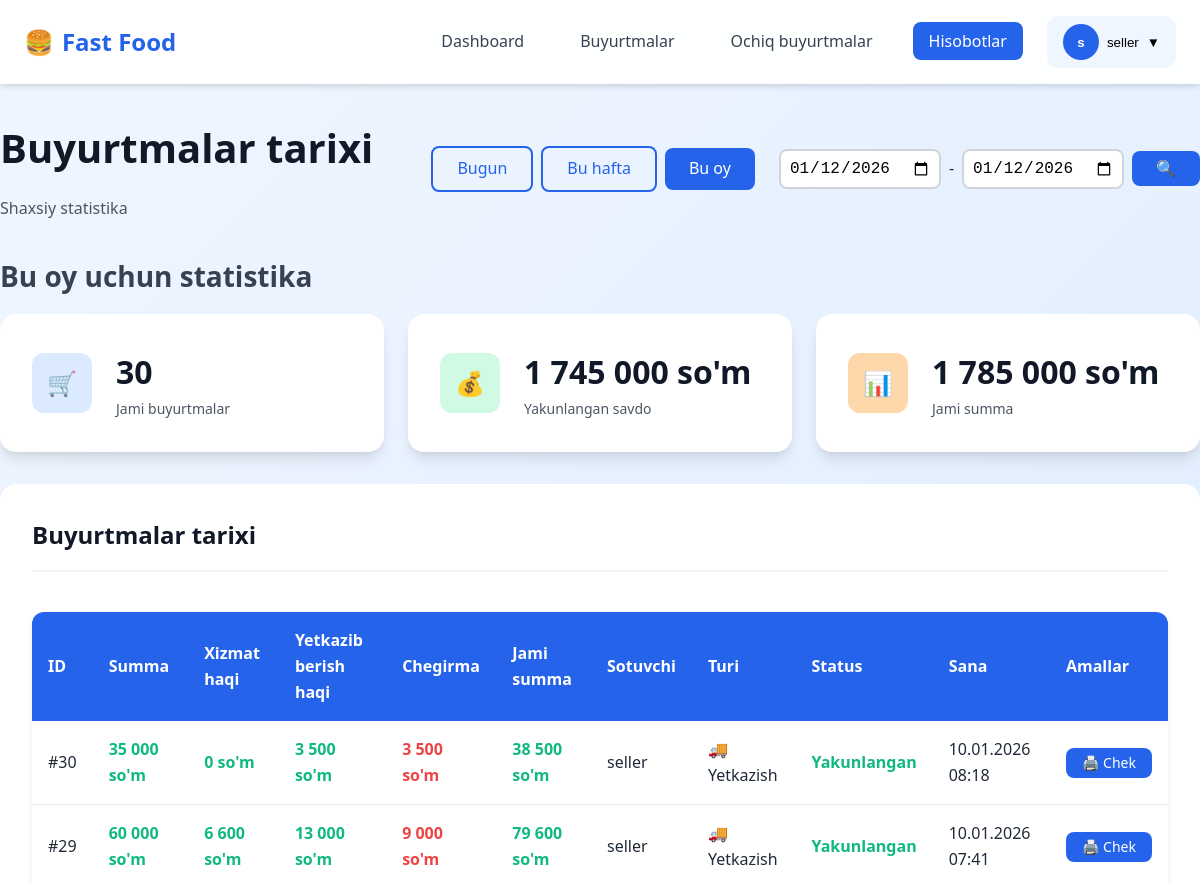
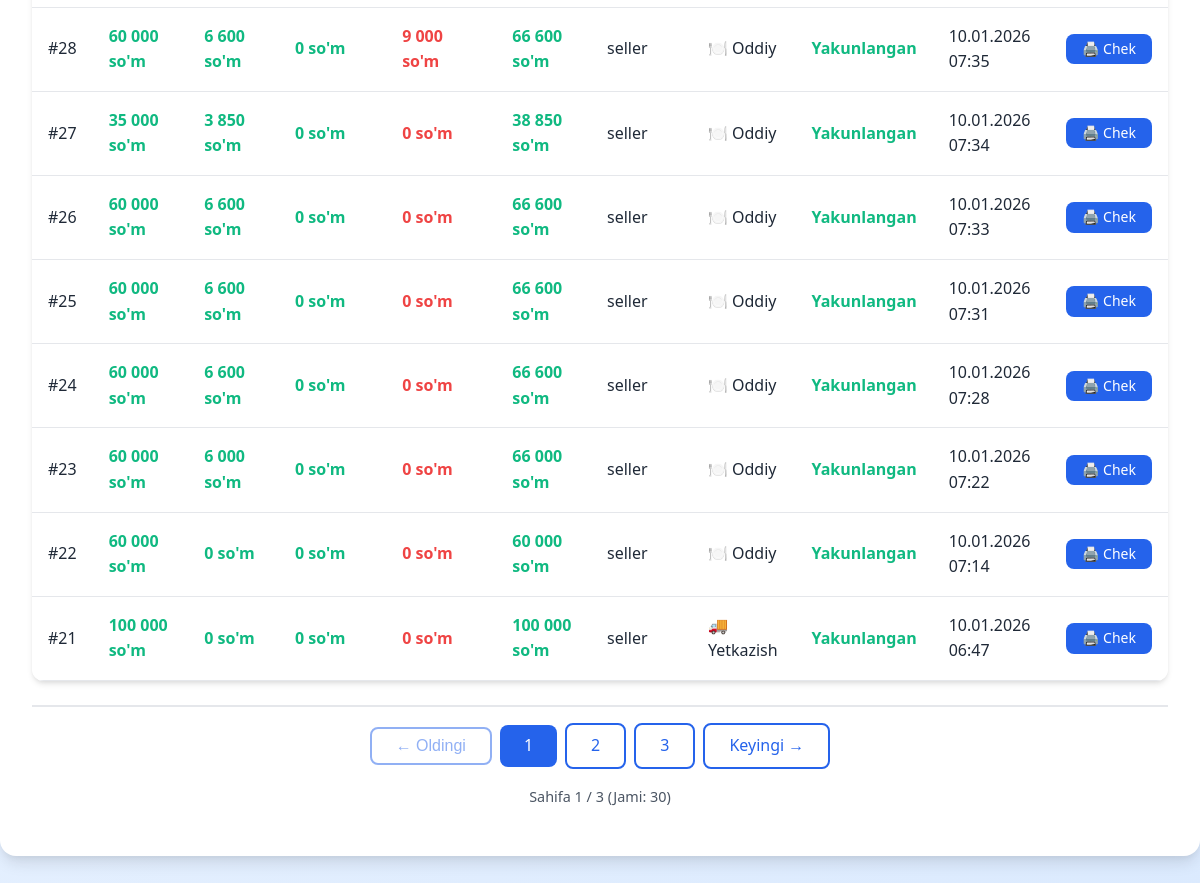
The app's page /seller/reports.php?range=month (signed in) with its own data (2 pictures, top to bottom).
### tables this page shows
CREATE TABLE `orders` (
  `id` int NOT NULL AUTO_INCREMENT,
  `seller_id` int NOT NULL,
  `total_amount` decimal(10,2) NOT NULL,
  `service_charge` decimal(10,2) DEFAULT '0.00',
  `delivery_fee` decimal(10,2) DEFAULT '0.00',
  `discount` decimal(10,2) DEFAULT '0.00',
  `grand_total` decimal(10,2) DEFAULT '0.00',
  `status` enum('pending','completed','cancelled') DEFAULT 'completed',
  `order_type` enum('dine_in','delivery') DEFAULT 'dine_in',
  `customer_name` varchar(100) DEFAULT NULL,
  `customer_phone` varchar(20) DEFAULT NULL,
  `customer_address` text,
  `cancelled_by` int DEFAULT NULL,
  `created_at` timestamp NULL DEFAULT CURRENT_TIMESTAMP,
  `updated_at` timestamp NULL DEFAULT CURRENT_TIMESTAMP ON UPDATE CURRENT_TIMESTAMP,
  PRIMARY KEY (`id`),
  KEY `cancelled_by` (`cancelled_by`),
  KEY `idx_seller` (`seller_id`),
  KEY `idx_status` (`status`),
  KEY `idx_created` (`created_at`),
  KEY `idx_order_type` (`order_type`),
  CONSTRAINT `orders_ibfk_1` FOREIGN KEY (`seller_id`) REFERENCES `users` (`id`) ON DELETE CASCADE,
  CONSTRAINT `orders_ibfk_2` FOREIGN KEY (`cancelled_by`) REFERENCES `users` (`id`) ON DELETE SET NULL
);

CREATE TABLE `users` (
  `id` int NOT NULL AUTO_INCREMENT,
  `name` varchar(100) NOT NULL,
  `phone` varchar(20) NOT NULL,
  `login` varchar(50) NOT NULL,
  `password` varchar(255) NOT NULL,
  `role` enum('super_admin','manager','seller') NOT NULL,
  `created_at` timestamp NULL DEFAULT CURRENT_TIMESTAMP,
  `updated_at` timestamp NULL DEFAULT CURRENT_TIMESTAMP ON UPDATE CURRENT_TIMESTAMP,
  PRIMARY KEY (`id`),
  UNIQUE KEY `phone` (`phone`),
  UNIQUE KEY `login` (`login`),
  KEY `idx_login` (`login`),
  KEY `idx_role` (`role`)
);

### helpers/functions.php (called while the page is built, shortened)
<?php
function formatCurrency($amount) {
    return number_format($amount, 0, '.', ' ') . ' so\'m';
}
function formatDate($date, $format = 'd.m.Y H:i') {
    return date($format, strtotime($date));
}
?>

### seller/reports.php (the view, shortened to what this page needs)
<?php
require_once '../config/database.php';
require_once '../helpers/functions.php';
$sellerId = $_SESSION['user_id'];
$dateRange = $_GET['range'] ?? 'today';
if ($dateRange === 'custom' && isset($_GET['start_date']) && isset($_GET['end_date'])) {
    $range = [
        'start' => $_GET['start_date'] . ' 00:00:00',
        'end' => $_GET['end_date'] . ' 23:59:59'
    ];
    $rangeText = date('d.m.Y', strtotime($_GET['start_date'])) . ' - ' . date('d.m.Y', strtotime($_GET['end_date']));
} else {
    switch ($dateRange) {
        case 'month':
            $range = getMonthRange();
            $rangeText = 'Bu oy';
            break;
    }
}
$page = isset($_GET['page']) ? max(1, intval($_GET['page'])) : 1;
$perPage = 10;
$offset = ($page - 1) * $perPage;
$stmt = $conn->prepare("
    SELECT
        COUNT(*) as total_orders,
        COALESCE(SUM(CASE WHEN status = 'completed' THEN total_amount ELSE 0 END), 0) as total_revenue,
        COALESCE(SUM(total_amount), 0) as total_sum
    FROM orders
    WHERE seller_id = ? AND created_at BETWEEN ? AND ?
");
$stmt->bind_param("iss", $sellerId, $range['start'], $range['end']);
$stmt->execute();
$stats = $stmt->get_result()->fetch_assoc();
$totalPages = ceil($stats['total_orders'] / $perPage);
$stmt = $conn->prepare("
    SELECT o.*, u.name as seller_name
    FROM orders o
    LEFT JOIN users u ON o.seller_id = u.id
    WHERE o.seller_id = ? AND o.created_at BETWEEN ? AND ?
    ORDER BY o.created_at DESC
    LIMIT ? OFFSET ?
");
$stmt->bind_param("issii", $sellerId, $range['start'], $range['end'], $perPage, $offset);
$stmt->execute();
$orders = $stmt->get_result();
include '../includes/header.php';
?>
<div class="container" style="padding: 2rem 0;">
    <div style="display: flex; justify-content: space-between; align-items: center; margin-bottom: 2rem; flex-wrap: wrap; gap: 1rem;">
        <div>
            <h1>Buyurtmalar tarixi</h1>
            <p style="color: var(--gray-600); margin: 0;">Shaxsiy statistika</p>
        </div>
        <div class="filter-section">
            <a href="?range=today" class="btn <?= $dateRange === 'today' ? 'btn-primary' : 'btn-outline' ?>">Bugun</a>
            <a href="?range=week" class="btn <?= $dateRange === 'week' ? 'btn-primary' : 'btn-outline' ?>">Bu hafta</a>
            <a href="?range=month" class="btn <?= $dateRange === 'month' ? 'btn-primary' : 'btn-outline' ?>">Bu oy</a>
            <form method="GET" class="date-form">
                <input type="date" name="start_date" class="form-control" style="width: auto; padding: 0.5rem;" value="<?= $_GET['start_date'] ?? date('Y-m-d') ?>" required>
                <span>-</span>
                <input type="date" name="end_date" class="form-control" style="width: auto; padding: 0.5rem;" value="<?= $_GET['end_date'] ?? date('Y-m-d') ?>" required>
                <button type="submit" class="btn btn-primary">🔍</button>
            </form>
        </div>
    </div>
    <h3 style="margin-bottom: 1rem; color: var(--gray-700);"><?= $rangeText ?> uchun statistika</h3>
    <div class="stats-grid" style="grid-template-columns: repeat(3, 1fr);">
        <div class="stat-card">
            <div class="stat-icon blue">
                🛒
            </div>
            <div class="stat-content">
                <h3><?= $stats['total_orders'] ?></h3>
                <p>Jami buyurtmalar</p>
            </div>
        </div>
        <div class="stat-card">
            <div class="stat-icon green">
                💰
            </div>
            <div class="stat-content">
                <h3><?= formatCurrency($stats['total_revenue']) ?></h3>
                <p>Yakunlangan savdo</p>
            </div>
        </div>
        <div class="stat-card">
            <div class="stat-icon orange">
                📊
            </div>
            <div class="stat-content">
                <h3><?= formatCurrency($stats['total_sum']) ?></h3>
                <p>Jami summa</p>
            </div>
        </div>
    </div>
    <div class="card">
        <div class="card-header">
            <h2 class="card-title">Buyurtmalar tarixi</h2>
        </div>
        <div class="card-body">
            <div class="table-responsive">
                <table>
                    <thead>
                        <tr>
                            <th>ID</th>
                            <th>Summa</th>
                            <th>Xizmat haqi</th>
                            <th>Yetkazib berish haqi</th>
                            <th>Chegirma</th>
                            <th>Jami summa</th>
                            <th>Sotuvchi</th>
                            <th>Turi</th>
                            <th>Status</th>
                            <th>Sana</th>
                            <th>Amallar</th>
                        </tr>
                    </thead>
                    <tbody>
                        <?php if ($orders->num_rows > 0): ?>
                            <?php while ($order = $orders->fetch_assoc()): ?>
                                <?php
                                $statusColor = $order['status'] === 'completed' ? 'var(--success)' :
                                             ($order['status'] === 'cancelled' ? 'var(--danger)' : 'var(--warning)');
                                $statusText = $order['status'] === 'completed' ? 'Yakunlangan' :
                                            ($order['status'] === 'cancelled' ? 'Bekor qilingan' : 'Kutilmoqda');
                                ?>
                                <tr>
                                    <td>#<?= $order['id'] ?></td>
                                    <td style="font-weight: 600; color: var(--success);">
                                        <?= formatCurrency($order['total_amount']) ?>
                                    </td>
                                    <td style="font-weight: 600; color: var(--success);">
                                        <?= formatCurrency($order['service_charge']) ?>
                                    </td>
                                    <td style="font-weight: 600; color: var(--success);">
                                        <?= formatCurrency($order['delivery_fee']) ?>
                                    </td>
                                    <td style="font-weight: 600; color: var(--danger);">
                                        <?= formatCurrency($order['discount']) ?>
                                    </td>
                                    <td style="font-weight: 600; color: var(--success);">
                                        <?= formatCurrency($order['total_amount'] + $order['service_charge'] + $order['delivery_fee']) ?>
                                    </td>
                                    <td>
                                        <?= htmlspecialchars($order['seller_name'] ?? 'N/A') ?>
                                    </td>
                                    <td>
                                        <?= $order['order_type'] === 'delivery' ? '🚚 Yetkazish' : '🍽️ Oddiy' ?>
                                    </td>
                                    <td>
                                        <span style="color: <?= $statusColor ?>; font-weight: 600;">
                                            <?= $statusText ?>
                                        </span>
                                    </td>
                                    <td><?= formatDate($order['created_at']) ?></td>
                                    <td>
                                        <?php if ($order['status'] === 'completed'): ?>
                                            <a href="receipt.php?id=<?= $order['id'] ?>" class="btn btn-sm btn-primary" target="_blank">
                                                🖨️ Chek
                                            </a>
                                        <?php endif; ?>
                                    </td>
                                </tr>
                            <?php endwhile; ?>
                        <?php endif; ?>
                    </tbody>
                </table>
            </div>
            <?php if ($totalPages > 1): ?>
                <div style="margin-top: 1.5rem; padding-top: 1rem; border-top: 2px solid var(--gray-200);">
                    <div style="display: flex; justify-content: center; align-items: center; gap: 0.5rem; margin-bottom: 1rem;">
                        <?php if ($page > 1): ?>
                            <a href="?range=<?= $dateRange ?><?= $dateRange === 'custom' ? '&start_date='.$_GET['start_date'].'&end_date='.$_GET['end_date'] : '' ?>&page=<?= $page - 1 ?>"
                               class="btn btn-outline" style="min-width: 100px;">
                                ← Oldingi
                            </a>
                        <?php else: ?>
                            <button class="btn btn-outline" disabled style="min-width: 100px; opacity: 0.5; cursor: not-allowed;">
                                ← Oldingi
                            </button>
                        <?php endif; ?>
                        <?php for ($i = max(1, $page - 2); $i <= min($totalPages, $page + 2); $i++): ?>
                            <a href="?range=<?= $dateRange ?><?= $dateRange === 'custom' ? '&start_date='.$_GET['start_date'].'&end_date='.$_GET['end_date'] : '' ?>&page=<?= $i ?>"
                               class="btn <?= $i === $page ? 'btn-primary' : 'btn-outline' ?>"
                               style="min-width: 50px;">
                                <?= $i ?>
                            </a>
                        <?php endfor; ?>
                        <?php if ($page < $totalPages): ?>
                            <a href="?range=<?= $dateRange ?><?= $dateRange === 'custom' ? '&start_date='.$_GET['start_date'].'&end_date='.$_GET['end_date'] : '' ?>&page=<?= $page + 1 ?>"
                               class="btn btn-outline" style="min-width: 100px;">
                                Keyingi →
                            </a>
                        <?php else: ?>
                            <button class="btn btn-outline" disabled style="min-width: 100px; opacity: 0.5; cursor: not-allowed;">
                                Keyingi →
                            </button>
                        <?php endif; ?>
                    </div>
                    <div style="text-align: center; color: var(--gray-600); font-size: 0.9rem;">
                        Sahifa <?= $page ?> / <?= $totalPages ?> (Jami: <?= $stats['total_orders'] ?>)
                    </div>
                </div>
            <?php endif; ?>
        </div>
    </div>
</div>
<?php
include '../includes/footer.php';
?>

### records on screen
orders: id "30", total_amount "35 000 so'm", service_charge "0 so'm", delivery_fee "3 500 so'm", discount "3 500 so'm", total_amount+service_charge+delivery_fee "38 500 so'm", seller.name "seller", order_type "🚚 Yetkazish", status "Yakunlangan", created_at "10.01.2026 08:18"
orders: id "29", total_amount "60 000 so'm", service_charge "6 600 so'm", delivery_fee "13 000 so'm", discount "9 000 so'm", total_amount+service_charge+delivery_fee "79 600 so'm", seller.name "seller", order_type "🚚 Yetkazish", status "Yakunlangan", created_at "10.01.2026 07:41"
orders: id "28", total_amount "60 000 so'm", service_charge "6 600 so'm", delivery_fee "0 so'm", discount "9 000 so'm", total_amount+service_charge+delivery_fee "66 600 so'm", seller.name "seller", order_type "🍽️ Oddiy", status "Yakunlangan", created_at "10.01.2026 07:35"
orders: id "27", total_amount "35 000 so'm", service_charge "3 850 so'm", delivery_fee "0 so'm", discount "0 so'm", total_amount+service_charge+delivery_fee "38 850 so'm", seller.name "seller", order_type "🍽️ Oddiy", status "Yakunlangan", created_at "10.01.2026 07:34"
orders: id "26", total_amount "60 000 so'm", service_charge "6 600 so'm", delivery_fee "0 so'm", discount "0 so'm", total_amount+service_charge+delivery_fee "66 600 so'm", seller.name "seller", order_type "🍽️ Oddiy", status "Yakunlangan", created_at "10.01.2026 07:33"
orders: id "25", total_amount "60 000 so'm", service_charge "6 600 so'm", delivery_fee "0 so'm", discount "0 so'm", total_amount+service_charge+delivery_fee "66 600 so'm", seller.name "seller", order_type "🍽️ Oddiy", status "Yakunlangan", created_at "10.01.2026 07:31"
orders: id "24", total_amount "60 000 so'm", service_charge "6 600 so'm", delivery_fee "0 so'm", discount "0 so'm", total_amount+service_charge+delivery_fee "66 600 so'm", seller.name "seller", order_type "🍽️ Oddiy", status "Yakunlangan", created_at "10.01.2026 07:28"
orders: id "23", total_amount "60 000 so'm", service_charge "6 000 so'm", delivery_fee "0 so'm", discount "0 so'm", total_amount+service_charge+delivery_fee "66 000 so'm", seller.name "seller", order_type "🍽️ Oddiy", status "Yakunlangan", created_at "10.01.2026 07:22"
orders: id "22", total_amount "60 000 so'm", service_charge "0 so'm", delivery_fee "0 so'm", discount "0 so'm", total_amount+service_charge+delivery_fee "60 000 so'm", seller.name "seller", order_type "🍽️ Oddiy", status "Yakunlangan", created_at "10.01.2026 07:14"
orders: id "21", total_amount "100 000 so'm", service_charge "0 so'm", delivery_fee "0 so'm", discount "0 so'm", total_amount+service_charge+delivery_fee "100 000 so'm", seller.name "seller", order_type "🚚 Yetkazish", status "Yakunlangan", created_at "10.01.2026 06:47"

### other values on screen
$userInitial "s"
$userName "seller"
$rangeText "Bu oy"
$stats['total_orders'] "30"
formatCurrency($stats['total_revenue']) "1 745 000 so'm"
formatCurrency($stats['total_sum']) "1 785 000 so'm"
$page "1"
$totalPages "3"
